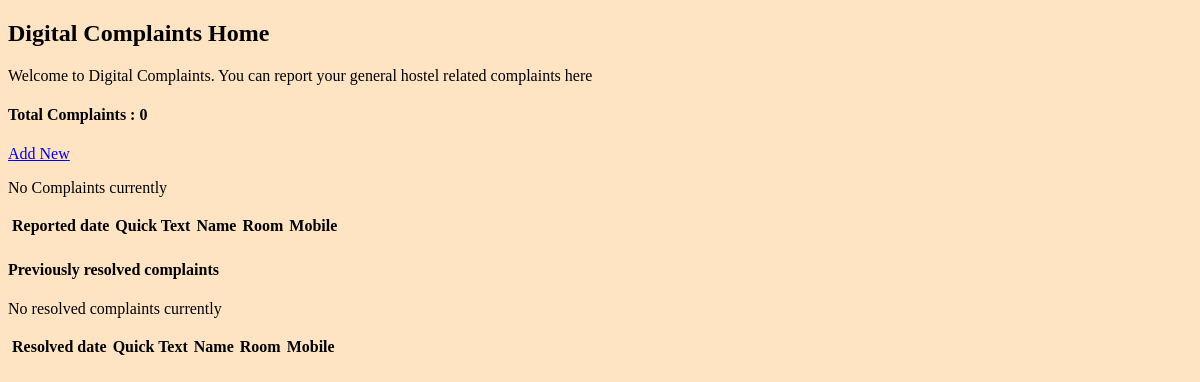
The app's page /, older data.
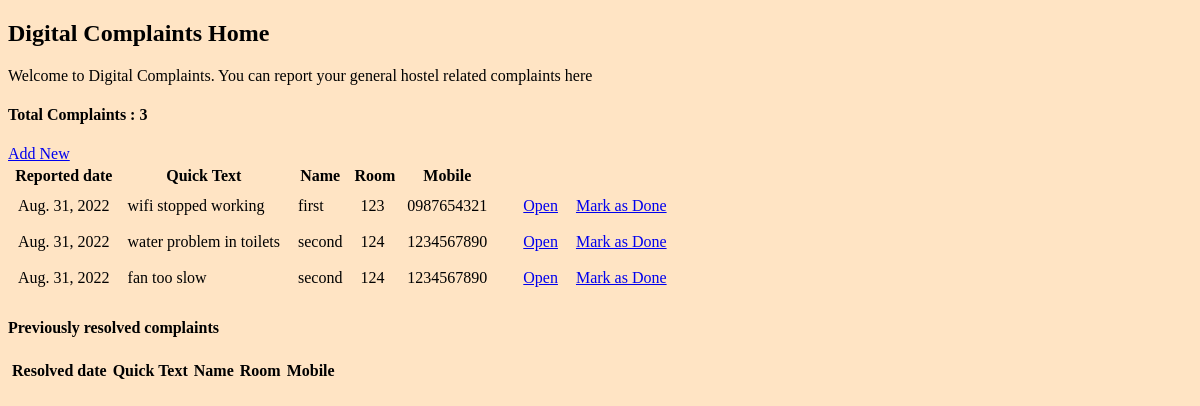
The same page, newer data.
### base/models.py (models this page shows, shortened)
class Complaint(models.Model):
    student = models.ForeignKey('Student', on_delete=models.RESTRICT, null=True, blank=True) # one complaint<->one student but one student<->many complaints; On deleting a complaint, student shouldn't be deleted.
    GROUP =(
        ('wf', 'Wifi'),
        ('et', 'Electrical'),
        ('ts', 'Toilets'),
        ('cp', 'Carpentry'),
        ('cl', 'Cleaning'),
        ('os', 'Others'),
    )
    group = models.CharField(max_length=2, choices=GROUP,)
    quick_text = models.CharField(max_length=100,)
    description = models.TextField(max_length=500, blank=True, null=True)
    reported_date = models.DateField(auto_now_add=True)
    resolved_date = models.DateField(null=True, blank=True)
    resolved = models.BooleanField(default=False)
    class Meta:
        ordering = ['-reported_date']

class Student(models.Model):
    student_name = models.CharField(max_length=100,)
    hostel = models.CharField(max_length=100)
    room = models.CharField(max_length=20)
    mobile = models.CharField(max_length=10)

### base/views.py (the view)
# urls.py: path('', ComplaintList.as_view(), name = 'complaint_list'),
class ComplaintList(ListView):
    model = Complaint
    context_object_name = 'complaints'
    def get_context_data(self, **kwargs):
        context = super().get_context_data(**kwargs)
        context['num_complaints'] = context['complaints'].all().count()
        return context

### base/templates/base/complaint_list.html
{% extends 'base/base_generic.html' %}
{% block content %}
 <h2>Digital Complaints Home</h2>
 <p>Welcome to Digital Complaints. You can report your general hostel related complaints here</p>
 <h4>Total Complaints : {{num_complaints}}</h4>
 <a href="{% url 'complaint_add' %}">Add New</a>
 <table>
    <tr>
        <th>Reported date</th>
        <th>Quick Text</th>
        <th>Name</th>
        <th>Room</th>
        <th>Mobile</th>
    </tr>
    {% for complaint in complaints %}
    {% if complaint.resolved == False %}
    <tr>
        <td>{{complaint.reported_date}}</td>
        <td>{{complaint.quick_text}}</td>
        <td>{{complaint.student.student_name}}</td>
        <td>{{complaint.student.room}}</td>
        <td>{{complaint.student.mobile}}</td>
        <td>{{complaint_detail}}</td>
        <td><a href="{% url 'complaint_detail' complaint.id %}">Open</a></td>
        <td><a href="{% url 'complaint_resolved' complaint.id %}">Mark as Done</a></td>
    </tr>
    {% endif %}
    {% empty %}
    <p>No Complaints currently</p>
    {% endfor %}
 </table>
 <h4>Previously resolved complaints</h4>
 <table>
    <tr>
        <th>Resolved date</th>
        <th>Quick Text</th>
        <th>Name</th>
        <th>Room</th>
        <th>Mobile</th>
    </tr>
    {% for complaint in complaints %}
    {% if complaint.resolved == True %}
    <tr>
        <td>{{complaint.resolved_date}}</td>
        <td>{{complaint.quick_text}}</td>
        <td>{{complaint.student.student_name}}</td>
        <td>{{complaint.student.room}}</td>
        <td>{{complaint.student.mobile}}</td>
        <td>{{complaint_detail}}</td>
        <td><a href="{% url 'complaint_detail' complaint.id %}">Open</a></td>
    </tr>
    {% endif %}
    {% empty %}
    <p>No resolved complaints currently</p>
    {% endfor %}
 </table>
 {% endblock content %}

### base/templates/base/base_generic.html (shortened to what this page needs)
<!DOCTYPE html>
<html lang="en">
<head>
</head>
<body>
    <div class="container">
        {% block content %}
        {% endblock content %}
    </div>
</body>
</html>

### base/templates/base/base_generic.html (style rules this page uses)
th { padding: 2px; }
td { padding: 8px; }
body { background-color: bisque; }

Row changes from the older to the newer data that the page shows:
added Complaint: reported_date "Aug. 31, 2022", quick_text "wifi stopped working", student.student_name "first", student.room "123", student.mobile "0987654321"
added Complaint: reported_date "Aug. 31, 2022", quick_text "water problem in toilets", student.student_name "second", student.room "124", student.mobile "1234567890"
added Complaint: reported_date "Aug. 31, 2022", quick_text "fan too slow", student.student_name "second", student.room "124", student.mobile "1234567890"
Text that changed along with them:
{{ num_complaints }}: "0" → "3"
text no longer shown: "No Complaints currently No resolved complaints currently"
